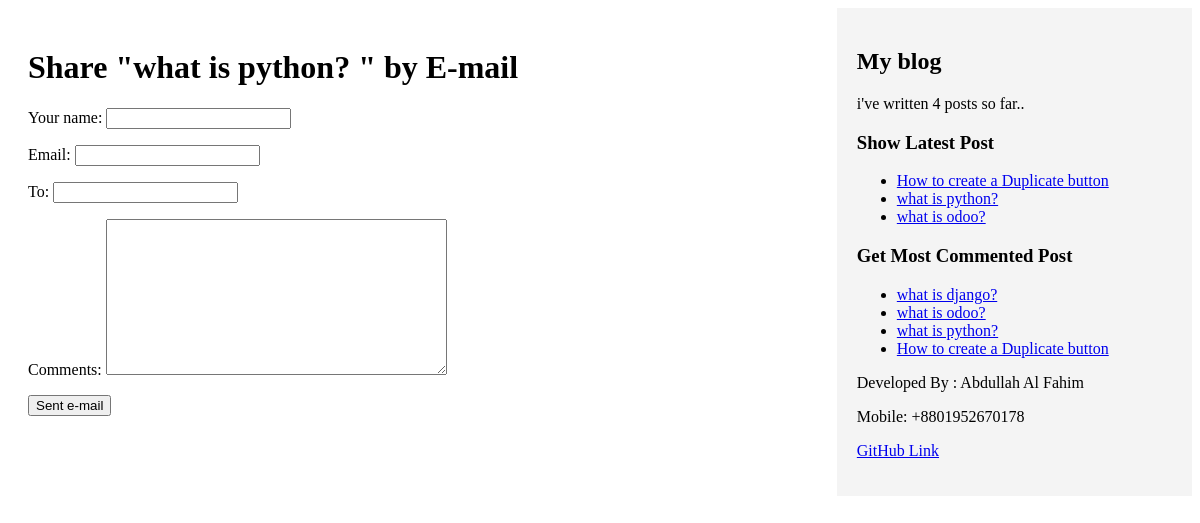
The app's page /blog/3/share, older data.
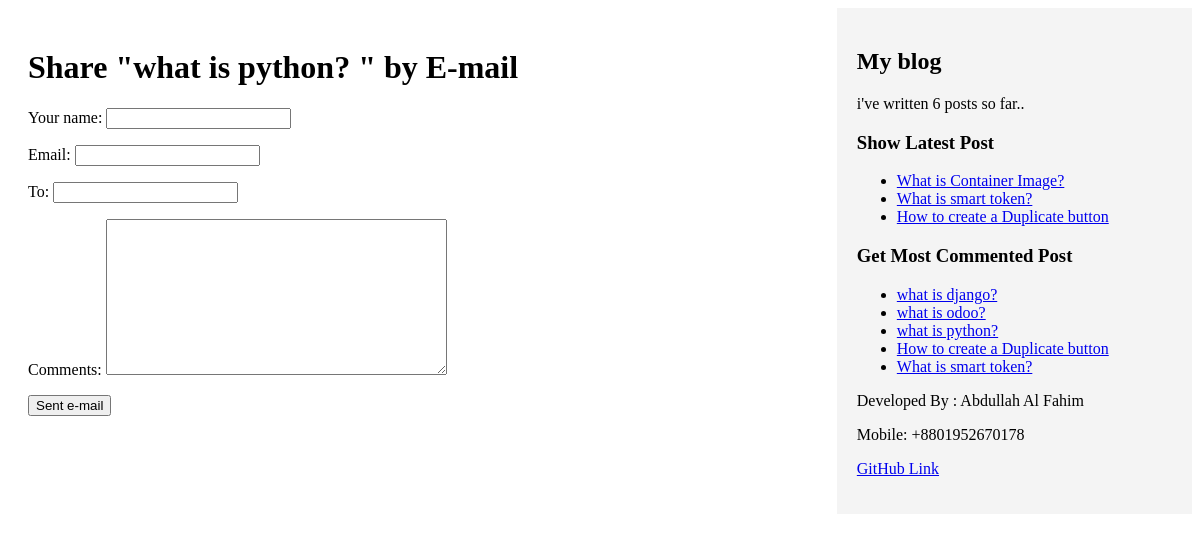
The same page, newer data.
### blog/models.py (models this page shows, shortened)
class Post(models.Model):
    class Status(models.TextChoices):
        DRAFT = 'DF', 'Draft'
        PUBLISHED = 'PB', 'Published'
    tags = TaggableManager()
    title = models.CharField(max_length=250)
    slug = models.SlugField(max_length=250, unique_for_date='publish')
    body = models.TextField()
    author = models.ForeignKey(User, on_delete=models.CASCADE, related_name='blog_post')
    publish = models.DateTimeField(default=timezone.now)
    created = models.DateTimeField(auto_now_add=True)
    updated = models.DateTimeField(auto_now=True)
    status = models.CharField(max_length=2, choices=Status.choices, default=Status.DRAFT)
    created_by = models.ForeignKey(User, on_delete=models.SET_NULL, null=True, blank=True, related_name='created_posts')
    updated_by = models.ForeignKey(User, on_delete=models.SET_NULL, null=True, blank=True, related_name='updated_posts')
    objects = models.Manager() # The default manager.
    published = PublishedManager() # Our custom manager.
    class Meta:
        ordering = ['-publish']
        indexes = [models.Index(fields=['-publish']),
                   ]
    def get_absolute_url(self):
       return reverse('blog:post_detail', args=[self.slug])

### blog/views.py (the view, shortened to what this page needs)
# urls.py: path('<int:post_id>/share',views.post_share, name="post_share"),
def post_share(request, post_id):
    posts = get_object_or_404(Post, id = post_id, status=Post.Status.PUBLISHED)
    sent=False
    form = EmailPostForm()
    context={
        'posts' : posts,
        'form' : form,
        'sent' : sent
         }
    return render(request, 'blog/posts/share.html', context)

### blog/forms.py
class EmailPostForm(forms.Form):
    name = forms.CharField(label="Your name", max_length=100)
    email = forms.EmailField()
    to = forms.EmailField()
    comments = forms.CharField(required=False, widget=forms.Textarea)

### blog/models.py (called while the page is built)
 def get_queryset(self):
    return super().get_queryset()\
        .filter(status=Post.Status.PUBLISHED)

### blog/templatetags/blog_tags.py (called while the page is built)
@register.simple_tag
def total_posts():
    return Post.published.count()

@register.inclusion_tag('blog/posts/latest_posts.html')
def show_latest_posts(count=5):
 latest_posts = Post.published.order_by('-publish')[:count]
 return {'latest_posts': latest_posts}

@register.simple_tag
def get_most_commented_posts(count=5):
   return Post.published.annotate(total_comments=Count('comments')).order_by('-total_comments')[:count]

### templates/blog/posts/share.html (shortened to what this page needs)
{% extends 'base.html' %}
{% block content %}
    {% if sent %}
        <h1>E-mail successfully sent</h1>
        <p> {{ posts.title }} was successfully sent to {{form.cleaned_data.to}} </p>
     {% else %}
        <h1> Share "{{ posts.title }} " by E-mail</h1>
        <form method="post">
                {{ form.as_p  }}
            <input type="submit" value="Sent e-mail">
        </form>
     {% endif %}
{% endblock %}

### templates/base.html (shortened to what this page needs)
{% load blog_tags %}
{% load static %}
<!doctype html>
<html lang="en">
  <head>
    <link rel="stylesheet" href="{% static 'blog/blog.css' %}">
  </head>
  <body>
    <div id="content" class="clearfix">
        {% block content %}
        {% endblock %}
    </div>
    <div id="sidebar" class="clearfix">
        <h2>My blog</h2>
        <p> i've written {% total_posts %} posts so far.. </p>
        <h3>Show Latest Post</h3>
        {% show_latest_posts 3 %}
        <h3>Get Most Commented Post</h3>
        {% get_most_commented_posts as most_commented_posts %}
        <ul>
        {% for post in most_commented_posts %}
        <li>
        <a href="{{ post.get_absolute_url }}">{{ post.title }}</a>
        </li>
        {% endfor %}
        </ul>
        <p>Developed By : Abdullah Al Fahim</p>
        <p>Mobile: +8801952670178</p>
        <P> <a href="https://github.com/Fahim-Khan-98">GitHub Link</a>  </P>
    </div>
  </body>
</html>

### templates/blog/posts/latest_posts.html
<ul>
    {% for post in latest_posts %}
    <li>
    <a href="{{ post.get_absolute_url }}">{{ post.title }}</a>
    </li>
    {% endfor %}
</ul>

Row changes from the older to the newer data that the page shows:
no longer on one of the page's lists (row unchanged): Post: title "what is python?"
no longer on one of the page's lists (row unchanged): Post: title "what is odoo?"
added Post: title "What is Container Image?", shown under "Show Latest Post"
added Post: title "What is smart token?"
Text that changed along with them:
text no longer shown: "4"
text now shown: "6"
